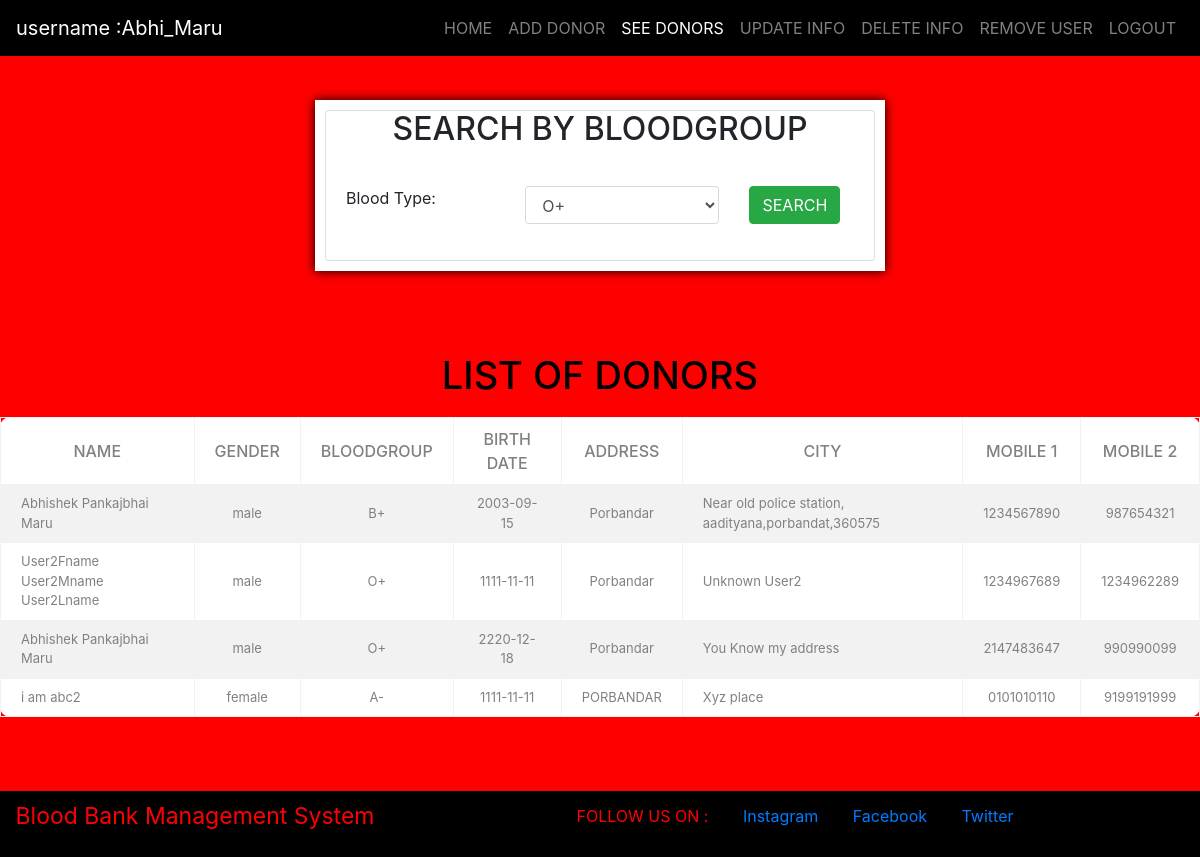
The page /admin/donorlist.php (signed in) on the database its author committed.
### tables this page shows
CREATE TABLE `donor` (
  `id` int(255) NOT NULL,
  `Username` varchar(255) NOT NULL,
  `Fname` varchar(255) NOT NULL,
  `Mname` varchar(255) NOT NULL,
  `Lname` varchar(255) NOT NULL,
  `Gender` varchar(255) NOT NULL,
  `Bloodgroup` varchar(255) NOT NULL,
  `Bdate` varchar(255) NOT NULL,
  `Address` varchar(255) NOT NULL,
  `City` varchar(255) NOT NULL,
  `Dondate` varchar(255) NOT NULL,
  `Stats` varchar(255) NOT NULL,
  `Temp` varchar(255) NOT NULL,
  `Pulse` varchar(255) NOT NULL,
  `Bp` varchar(255) NOT NULL,
  `Weight` int(255) NOT NULL,
  `Hemoglobin` varchar(255) NOT NULL,
  `Hbsag` varchar(255) NOT NULL,
  `Aids` varchar(255) NOT NULL,
  `MalariaSmear` varchar(255) NOT NULL,
  `Hematocrit` varchar(255) NOT NULL,
  `Mobile1` varchar(255) NOT NULL,
  `Mobile2` varchar(255) NOT NULL
);

### admin/donorlist.php (the view, shortened to what this page needs)
<!DOCTYPE html>
<html>
<head>
	<link rel="stylesheet" type="text/css" href="../bootstrap/css/bootstrap.min.css">
	<link rel="stylesheet" type="text/css" href="../bootstrap/css/bootstrap.min.js">
	<link rel="stylesheet" type="text/css" href="css/donorlist_style.css?v=<?php echo time();?>">
</head>
<body>
<?php
	$Reqblood = "active";
	include "common/navbar.php"
?>
<section>
	<div class="container-fluid bg">
		<div class="row justify-content-center">
			<div class="col-12 col-sm-12 col-md-6">
				<form method="post" class="form-container">
					<div class="card">
                    <div class="card-title text-center">
                        <h2>SEARCH BY BLOODGROUP</h2>
                    </div>
                    <div class="card-body">
					<div class="form-group">
                        <div class="row">
                        <label class="col-sm-4">Blood Type:</label>
                        <div class="col-sm-5">
                            <select name="b_type" class="form-control">
                                <option value="O+">O+</option>
                            </select>
                        </div>
                        <div class="col-sm-3">
                                <button class="btn btn-success" type="submit" name="search" >SEARCH</button>
                            </div>
                        </div>
                    </div>
                </div>
				</form>
			</div>
		</div>
	</div>
</section>
<section>
	<div class="main-div">
			<h1>LIST OF DONORS</h1>
				<div class="table-responsive table-striped">
					<table>
						<thead>
							<tr>
								<th>Name</th>
								<th>Gender</th>
								<th>Bloodgroup</th>
								<th>Birth Date</th>
								<th>Address</th>
								<th>City</th>
								<th>Mobile 1</th>
								<th>Mobile 2</th>
							</tr>
						</thead>
						<tbody>
							<?php
								include "../common/connection.php";
								if(isset($_POST['search'])){
									$bloodtype = $_POST['b_type'];
									$selectquery = "select Fname, Mname, Lname, Gender, Bloodgroup, Bdate, Address, City, Mobile1, Mobile2 from donor where Bloodgroup = '$bloodtype'";
									$query = mysqli_query($con, $selectquery);
									while($res = mysqli_fetch_array($query)){
							?>
										<tr>
					      <td class="text-left"><?php echo $res['Fname']." ";
												      echo $res['Mname']." ";
												      echo $res['Lname']; ?></td>
											<td><?php echo $res['Gender'] ?></td>
											<td><?php echo $res['Bloodgroup'] ?></td>
											<td><?php echo $res['Bdate'] ?></td>
											<td><?php echo $res['City'] ?></td>
						  <td class="text-left"><?php echo $res['Address'] ?></td>
											<td><?php echo $res['Mobile1'] ?></td>
											<td><?php echo $res['Mobile2'] ?></td>
										</tr>
								<?php
									}
								}
								else{
									$selectquery = "select Fname, Mname, Lname, Gender, Bloodgroup, Bdate, Address, City, Mobile1, Mobile2 from donor";
										$query = mysqli_query($con, $selectquery);
										while($res = mysqli_fetch_array($query)){
								?>
											<tr>
						      <td class="text-left"><?php echo $res['Fname']." ";
													      echo $res['Mname']." ";
													      echo $res['Lname']; ?></td>
												<td><?php echo $res['Gender'] ?></td>
												<td><?php echo $res['Bloodgroup'] ?></td>
												<td><?php echo $res['Bdate'] ?></td>
												<td><?php echo $res['City'] ?></td>
							  <td class="text-left"><?php echo $res['Address'] ?></td>
												<td><?php echo $res['Mobile1'] ?></td>
												<td><?php echo $res['Mobile2'] ?></td>
											</tr>
									<?php
										}
							}
							 ?>
						</tbody>
					</table>
				</div>
		</div>
</section>
<?php include "../common/footer.php"?>
</body>
</html>

### admin/common/navbar.php (shortened to what this page needs)
<section>
<header>
  <nav class="navbar navbar-expand-lg navbar-dark fixed-top" style="background: black;">
  <a class="navbar-brand" href="#">username :<?php echo $_SESSION['Username']; ?></a>
  <div class="collapse navbar-collapse text-center" id="navbarSupportedContent">
    <ul class="navbar-nav ml-auto">
      <li class="nav-item <?php if(isset($Homepage)){echo $Homepage;}?>">
        <a class="nav-link" href="index.php">HOME<span class="sr-only">(current)</span></a>
      </li>
      <li class="nav-item <?php if(isset($Becomedonor)){echo $Becomedonor;}?>">
        <a class="nav-link" href="adddonor.php">ADD DONOR<span class="sr-only"></span></a>
      </li>
      <li class="nav-item <?php if(isset($Reqblood)){echo $Reqblood;}?>">
        <a class="nav-link" href="donorlist.php">SEE DONORS</a>
      </li>
      <li class="nav-item <?php if(isset($Changeinfo)){echo $Changeinfo;}?>">
        <a class="nav-link" href="updateinfo.php">UPDATE INFO</a>
      </li>
      <li class="nav-item <?php if(isset($Deleteinfo)){echo $Deleteinfo;}?>">
        <a class="nav-link" href="deleteinfo.php">DELETE INFO</a>
      </li>
      <li class="nav-item <?php if(isset($Removeusr)){echo $Removeusr;}?>">
        <a class="nav-link" href="removeuser.php">REMOVE USER<span class="sr-only"></span></a>
      </li>
      <li class="nav-item">
        <a class="nav-link" href="logout.php">LOGOUT</a>
      </li>
    </ul>
  </div>
</nav>
</header>
</section>

### common/footer.php (shortened to what this page needs)
<!DOCTYPE html>
<html>
<head>
</head>
<body>
<section style="line-height:50px; background: black; color: red;">
	<div class="container-fluid row text-center">
		<div class="left col-lg-4 col-md-4 col-sm-12">
			<p>Blood Bank Management System</p>
		</div>
		<div class="right col-lg-8 col-md-8 col-sm-12">
			<ul>
				<li>
					FOLLOW US ON :
				</li>
				<li>
					<a href="#">Instagram</a>
				</li>
				<li>
					<a href="#">Facebook</a>
				</li>
				<li>
					<a href="#">Twitter</a>
				</li>
			</ul>
		</div>
	</div>
</section>
</body>
</html>

### admin/css/donorlist_style.css (style rules this page uses)
* { padding: 0; margin: 0; box-sizing: border-box; }
body { background-color: red; }
.form-container { margin: 100px 0px 0px 0px; background: white; padding: 10px 10px 10px 10px; box-shadow: 0px 0px 10px 0px black; }
.main-div { width: 100%; height: 65vh; display: flex; flex-direction: column; justify-content: center; align-items: center; }
h1 { font-size: 38px; color: #000; text-align: center; margin-top: 60px; margin-bottom: 20px; }
table { border-collapse: collapse; background-color: #fff; border-radius: 10px; margin: auto; margin-bottom: 50px; }
th,td { border: 1px solid #f2f2f2; padding: 9px 20px; text-align: center; color: grey; }
th { text-transform: uppercase; font-weight: 500; }
td { font-size: 13px; }

### common/footer.php (style rules this page uses)
.left p { font-size: 23px; }
.right ul li { display: inline-block; list-style: none; margin-left: 30px; }

### rows shown on the page
donor: Fname "Abhishek", Mname "Pankajbhai", Lname "Maru", Gender "male", Bloodgroup "B+", Bdate "2003-09-15", City "Porbandar", Address "Near old police station, aadityana,porbandat,360575", Mobile1 "1234567890", Mobile2 "987654321"
donor: Fname "User2Fname", Mname "User2Mname", Lname "User2Lname", Gender "male", Bloodgroup "O+", Bdate "1111-11-11", City "Porbandar", Address "Unknown User2", Mobile1 "1234967689", Mobile2 "1234962289"
donor: Fname "Abhishek", Mname "Pankajbhai", Lname "Maru", Gender "male", Bloodgroup "O+", Bdate "2220-12-18", City "Porbandar", Address "You Know my address", Mobile1 "2147483647", Mobile2 "990990099"
donor: Fname "i", Mname "am", Lname "abc2", Gender "female", Bloodgroup "A-", Bdate "1111-11-11", City "PORBANDAR", Address "Xyz place", Mobile1 "0101010110", Mobile2 "9199191999"

### other values the page prints
$_SESSION['Username'] "Abhi_Maru"
